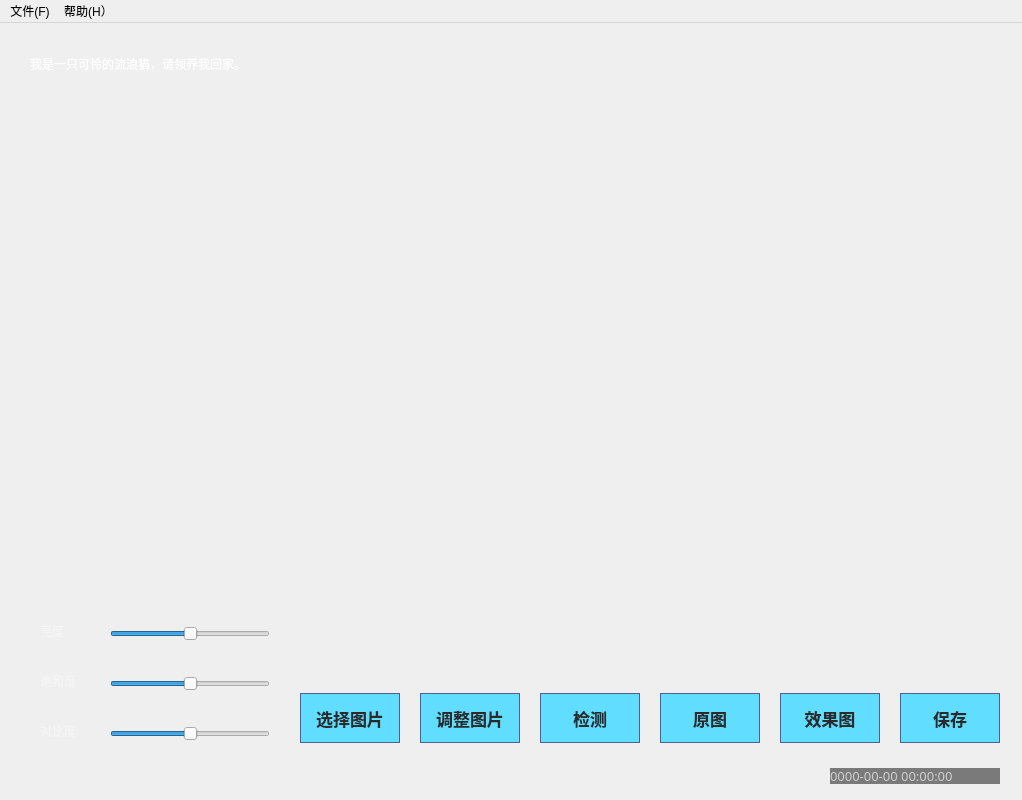
<?xml version="1.0" encoding="UTF-8"?>
<ui version="4.0">
 <class>MainWindow</class>
 <widget class="QMainWindow" name="MainWindow">
  <property name="geometry">
   <rect>
    <x>0</x>
    <y>0</y>
    <width>1022</width>
    <height>800</height>
   </rect>
  </property>
  <property name="windowTitle">
   <string>MainWindow</string>
  </property>
  <property name="toolTip">
   <string/>
  </property>
  <property name="styleSheet">
   <string notr="true">font: 75 10pt &quot;宋体&quot;;

</string>
  </property>
  <widget class="QWidget" name="centralWidget">
   <widget class="QLabel" name="timeLabel">
    <property name="geometry">
     <rect>
      <x>830</x>
      <y>745</y>
      <width>170</width>
      <height>16</height>
     </rect>
    </property>
    <property name="font">
     <font>
      <family>宋体</family>
      <pointsize>10</pointsize>
      <weight>9</weight>
      <italic>false</italic>
      <bold>false</bold>
     </font>
    </property>
    <property name="styleSheet">
     <string notr="true">color: rgb(241, 241, 241, 180);
background-color: rgb(0, 0, 0, 125);</string>
    </property>
    <property name="text">
     <string>0000-00-00 00:00:00</string>
    </property>
   </widget>
   <widget class="QPushButton" name="setBtn">
    <property name="enabled">
     <bool>true</bool>
    </property>
    <property name="geometry">
     <rect>
      <x>830</x>
      <y>20</y>
      <width>36</width>
      <height>36</height>
     </rect>
    </property>
    <property name="toolTip">
     <string>设置</string>
    </property>
    <property name="autoFillBackground">
     <bool>false</bool>
    </property>
    <property name="styleSheet">
     <string notr="true">background: transparent;
border: transparent;</string>
    </property>
    <property name="text">
     <string/>
    </property>
    <property name="icon">
     <iconset>
      <normaloff>Icons/setting.png</normaloff>Icons/setting.png</iconset>
    </property>
    <property name="iconSize">
     <size>
      <width>35</width>
      <height>35</height>
     </size>
    </property>
    <property name="checkable">
     <bool>true</bool>
    </property>
    <property name="autoRepeat">
     <bool>true</bool>
    </property>
    <property name="autoDefault">
     <bool>false</bool>
    </property>
   </widget>
   <widget class="QPushButton" name="helpBtn">
    <property name="geometry">
     <rect>
      <x>930</x>
      <y>20</y>
      <width>36</width>
      <height>36</height>
     </rect>
    </property>
    <property name="toolTip">
     <string>帮助</string>
    </property>
    <property name="autoFillBackground">
     <bool>false</bool>
    </property>
    <property name="styleSheet">
     <string notr="true">background: transparent;
border: transparent;</string>
    </property>
    <property name="text">
     <string/>
    </property>
    <property name="icon">
     <iconset>
      <normaloff>Icons/help.png</normaloff>Icons/help.png</iconset>
    </property>
    <property name="iconSize">
     <size>
      <width>35</width>
      <height>35</height>
     </size>
    </property>
    <property name="checkable">
     <bool>true</bool>
    </property>
    <property name="autoRepeat">
     <bool>true</bool>
    </property>
    <property name="autoDefault">
     <bool>false</bool>
    </property>
   </widget>
   <widget class="QPushButton" name="musicBtn">
    <property name="geometry">
     <rect>
      <x>880</x>
      <y>20</y>
      <width>36</width>
      <height>36</height>
     </rect>
    </property>
    <property name="toolTip">
     <string>音乐</string>
    </property>
    <property name="autoFillBackground">
     <bool>false</bool>
    </property>
    <property name="styleSheet">
     <string notr="true">background: transparent;
border: transparent;</string>
    </property>
    <property name="text">
     <string/>
    </property>
    <property name="icon">
     <iconset>
      <normaloff>Icons/music.png</normaloff>Icons/music.png</iconset>
    </property>
    <property name="iconSize">
     <size>
      <width>35</width>
      <height>35</height>
     </size>
    </property>
    <property name="checkable">
     <bool>true</bool>
    </property>
    <property name="autoRepeat">
     <bool>true</bool>
    </property>
    <property name="autoDefault">
     <bool>false</bool>
    </property>
   </widget>
   <widget class="QPushButton" name="balanceBtn">
    <property name="geometry">
     <rect>
      <x>420</x>
      <y>670</y>
      <width>100</width>
      <height>50</height>
     </rect>
    </property>
    <property name="styleSheet">
     <string notr="true">QPushButton{
	height:40px;
	border:1px solid #4e6096;
	background-color: rgb(155, 255, 189);
	color:#2a2a2a;
	background-color:#61ddff;
	font-family:&quot;微软雅黑&quot;;
	font-size:17px;
	font-weight:bold;
	-moz-border-radius:10px;
}
QPushButton:hover{
	background-color:#2e9eff;
	border:1px solid #1569bd;
	color:#ecff3d;
}</string>
    </property>
    <property name="text">
     <string>调整图片</string>
    </property>
   </widget>
   <widget class="QPushButton" name="selectBtn">
    <property name="geometry">
     <rect>
      <x>300</x>
      <y>670</y>
      <width>100</width>
      <height>50</height>
     </rect>
    </property>
    <property name="styleSheet">
     <string notr="true">QPushButton{
	height:40px;
	border:1px solid #4e6096;
	background-color: rgb(155, 255, 189);
	color:#2a2a2a;
	background-color:#61ddff;
	font-family:&quot;微软雅黑&quot;;
	font-size:17px;
	font-weight:bold;
	-moz-border-radius:10px;
}
QPushButton:hover{
	background-color:#2e9eff;
	border:1px solid #1569bd;
	color:#ecff3d;
}</string>
    </property>
    <property name="text">
     <string>选择图片</string>
    </property>
   </widget>
   <widget class="QPushButton" name="saveBtn">
    <property name="geometry">
     <rect>
      <x>900</x>
      <y>670</y>
      <width>100</width>
      <height>50</height>
     </rect>
    </property>
    <property name="styleSheet">
     <string notr="true">QPushButton{
	height:40px;
	border:1px solid #4e6096;
	background-color: rgb(155, 255, 189);
	color:#2a2a2a;
	background-color:#61ddff;
	font-family:&quot;微软雅黑&quot;;
	font-size:17px;
	font-weight:bold;
	-moz-border-radius:10px;
}
QPushButton:hover{
	background-color:#2e9eff;
	border:1px solid #1569bd;
	color:#ecff3d;
}</string>
    </property>
    <property name="text">
     <string>保存</string>
    </property>
   </widget>
   <widget class="QPushButton" name="effectBtn">
    <property name="geometry">
     <rect>
      <x>780</x>
      <y>670</y>
      <width>100</width>
      <height>50</height>
     </rect>
    </property>
    <property name="styleSheet">
     <string notr="true">QPushButton{
	height:40px;
	border:1px solid #4e6096;
	background-color: rgb(155, 255, 189);
	color:#2a2a2a;
	background-color:#61ddff;
	font-family:&quot;微软雅黑&quot;;
	font-size:17px;
	font-weight:bold;
	-moz-border-radius:10px;
}
QPushButton:hover{
	background-color:#2e9eff;
	border:1px solid #1569bd;
	color:#ecff3d;
}</string>
    </property>
    <property name="text">
     <string>效果图</string>
    </property>
   </widget>
   <widget class="QPushButton" name="originBtn">
    <property name="geometry">
     <rect>
      <x>660</x>
      <y>670</y>
      <width>100</width>
      <height>50</height>
     </rect>
    </property>
    <property name="styleSheet">
     <string notr="true">QPushButton{
	height:40px;
	border:1px solid #4e6096;
	background-color: rgb(155, 255, 189);
	color:#2a2a2a;
	background-color:#61ddff;
	font-family:&quot;微软雅黑&quot;;
	font-size:17px;
	font-weight:bold;
	-moz-border-radius:10px;
}
QPushButton:hover{
	background-color:#2e9eff;
	border:1px solid #1569bd;
	color:#ecff3d;
}</string>
    </property>
    <property name="text">
     <string>原图</string>
    </property>
   </widget>
   <widget class="QPushButton" name="detectBtn">
    <property name="geometry">
     <rect>
      <x>540</x>
      <y>670</y>
      <width>100</width>
      <height>50</height>
     </rect>
    </property>
    <property name="styleSheet">
     <string notr="true">QPushButton{
	height:40px;
	border:1px solid #4e6096;
	background-color: rgb(155, 255, 189);
	color:#2a2a2a;
	background-color:#61ddff;
	font-family:&quot;微软雅黑&quot;;
	font-size:17px;
	font-weight:bold;
	-moz-border-radius:10px;
}
QPushButton:hover{
	background-color:#2e9eff;
	border:1px solid #1569bd;
	color:#ecff3d;
}</string>
    </property>
    <property name="text">
     <string>检测</string>
    </property>
   </widget>
   <widget class="QLabel" name="brightLabel">
    <property name="geometry">
     <rect>
      <x>40</x>
      <y>600</y>
      <width>50</width>
      <height>16</height>
     </rect>
    </property>
    <property name="styleSheet">
     <string notr="true">color: rgb(244, 244, 244);</string>
    </property>
    <property name="text">
     <string>亮度</string>
    </property>
   </widget>
   <widget class="QLabel" name="saturatLabel">
    <property name="geometry">
     <rect>
      <x>40</x>
      <y>650</y>
      <width>50</width>
      <height>15</height>
     </rect>
    </property>
    <property name="styleSheet">
     <string notr="true">color: rgb(244, 244, 244);</string>
    </property>
    <property name="text">
     <string>饱和度</string>
    </property>
   </widget>
   <widget class="QLabel" name="contrastLabel">
    <property name="geometry">
     <rect>
      <x>40</x>
      <y>700</y>
      <width>50</width>
      <height>15</height>
     </rect>
    </property>
    <property name="styleSheet">
     <string notr="true">color: rgb(244, 244, 244);</string>
    </property>
    <property name="text">
     <string>对比度</string>
    </property>
   </widget>
   <widget class="QSlider" name="brightSlider">
    <property name="enabled">
     <bool>true</bool>
    </property>
    <property name="geometry">
     <rect>
      <x>110</x>
      <y>600</y>
      <width>160</width>
      <height>22</height>
     </rect>
    </property>
    <property name="cursor">
     <cursorShape>ArrowCursor</cursorShape>
    </property>
    <property name="mouseTracking">
     <bool>false</bool>
    </property>
    <property name="focusPolicy">
     <enum>Qt::StrongFocus</enum>
    </property>
    <property name="contextMenuPolicy">
     <enum>Qt::DefaultContextMenu</enum>
    </property>
    <property name="autoFillBackground">
     <bool>false</bool>
    </property>
    <property name="sliderPosition">
     <number>50</number>
    </property>
    <property name="orientation">
     <enum>Qt::Horizontal</enum>
    </property>
   </widget>
   <widget class="QSlider" name="saturatSlider">
    <property name="geometry">
     <rect>
      <x>110</x>
      <y>650</y>
      <width>160</width>
      <height>22</height>
     </rect>
    </property>
    <property name="sliderPosition">
     <number>50</number>
    </property>
    <property name="orientation">
     <enum>Qt::Horizontal</enum>
    </property>
   </widget>
   <widget class="QSlider" name="contrastSlider">
    <property name="geometry">
     <rect>
      <x>110</x>
      <y>700</y>
      <width>160</width>
      <height>22</height>
     </rect>
    </property>
    <property name="sliderPosition">
     <number>50</number>
    </property>
    <property name="orientation">
     <enum>Qt::Horizontal</enum>
    </property>
   </widget>
   <widget class="QLabel" name="backgroundImg">
    <property name="geometry">
     <rect>
      <x>0</x>
      <y>0</y>
      <width>1021</width>
      <height>781</height>
     </rect>
    </property>
    <property name="styleSheet">
     <string notr="true">color: rgba(255, 255, 255, 240);
font: 12pt &quot;微软雅黑&quot;;








</string>
    </property>
    <property name="text">
     <string/>
    </property>
    <property name="pixmap">
     <pixmap>Images/2.jpeg</pixmap>
    </property>
    <property name="scaledContents">
     <bool>true</bool>
    </property>
    <property name="alignment">
     <set>Qt::AlignLeading|Qt::AlignLeft|Qt::AlignTop</set>
    </property>
    <property name="indent">
     <number>1</number>
    </property>
   </widget>
   <widget class="QLabel" name="imgDisplayLaebl">
    <property name="geometry">
     <rect>
      <x>300</x>
      <y>70</y>
      <width>691</width>
      <height>571</height>
     </rect>
    </property>
    <property name="styleSheet">
     <string notr="true">QLabel{
	color: rgb(240, 240, 240,0);
	font: 18pt &quot;Times New Roman&quot;;
}
QLabel:hover{
	color: rgb(231, 231, 231);
	background-color: rgb(0, 0, 0, 75);
}</string>
    </property>
    <property name="lineWidth">
     <number>2</number>
    </property>
    <property name="text">
     <string>please choose a file</string>
    </property>
    <property name="alignment">
     <set>Qt::AlignCenter</set>
    </property>
   </widget>
   <widget class="QLabel" name="imgInfoLabel">
    <property name="geometry">
     <rect>
      <x>50</x>
      <y>90</y>
      <width>211</width>
      <height>471</height>
     </rect>
    </property>
    <property name="styleSheet">
     <string notr="true">QLabel{
	font: 10pt &quot;微软雅黑&quot;;
	color: rgba(255, 255, 255, 0);
}
QLabel:hover{
	color: rgb(255, 255, 255);
	background-color: rgb(0, 0, 0, 75);
	color: rgb(255, 255, 255);
}</string>
    </property>
    <property name="text">
     <string>图片信息</string>
    </property>
    <property name="alignment">
     <set>Qt::AlignLeading|Qt::AlignLeft|Qt::AlignTop</set>
    </property>
   </widget>
   <widget class="QLabel" name="poetryText">
    <property name="geometry">
     <rect>
      <x>30</x>
      <y>30</y>
      <width>571</width>
      <height>21</height>
     </rect>
    </property>
    <property name="styleSheet">
     <string notr="true">color: rgba(255, 255, 255, 240);
font: 12pt &quot;微软雅黑&quot;;
</string>
    </property>
    <property name="text">
     <string>我是一只可怜的流浪猫，请领养我回家。</string>
    </property>
   </widget>
   <zorder>backgroundImg</zorder>
   <zorder>timeLabel</zorder>
   <zorder>setBtn</zorder>
   <zorder>helpBtn</zorder>
   <zorder>musicBtn</zorder>
   <zorder>balanceBtn</zorder>
   <zorder>selectBtn</zorder>
   <zorder>saveBtn</zorder>
   <zorder>effectBtn</zorder>
   <zorder>originBtn</zorder>
   <zorder>detectBtn</zorder>
   <zorder>brightLabel</zorder>
   <zorder>saturatLabel</zorder>
   <zorder>contrastLabel</zorder>
   <zorder>brightSlider</zorder>
   <zorder>saturatSlider</zorder>
   <zorder>contrastSlider</zorder>
   <zorder>imgDisplayLaebl</zorder>
   <zorder>imgInfoLabel</zorder>
   <zorder>poetryText</zorder>
  </widget>
  <widget class="QMenuBar" name="menuBar">
   <property name="geometry">
    <rect>
     <x>0</x>
     <y>0</y>
     <width>1022</width>
     <height>23</height>
    </rect>
   </property>
   <widget class="QMenu" name="FileMenu">
    <property name="geometry">
     <rect>
      <x>294</x>
      <y>196</y>
      <width>195</width>
      <height>126</height>
     </rect>
    </property>
    <property name="title">
     <string>文件(F)</string>
    </property>
    <addaction name="actionOpen"/>
    <addaction name="actionSave"/>
    <addaction name="actionSaveImg"/>
   </widget>
   <widget class="QMenu" name="HelpMenu">
    <property name="geometry">
     <rect>
      <x>371</x>
      <y>196</y>
      <width>147</width>
      <height>78</height>
     </rect>
    </property>
    <property name="title">
     <string>帮助(H）</string>
    </property>
    <addaction name="actionHelp"/>
   </widget>
   <addaction name="FileMenu"/>
   <addaction name="HelpMenu"/>
  </widget>
  <action name="actionOpen">
   <property name="text">
    <string>打开(O)  ctrl+O</string>
   </property>
   <property name="autoRepeat">
    <bool>true</bool>
   </property>
  </action>
  <action name="actionSave">
   <property name="text">
    <string>保存(S)  ctrl+S</string>
   </property>
  </action>
  <action name="actionSaveImg">
   <property name="text">
    <string>图片另存为(A)</string>
   </property>
   <property name="iconText">
    <string>图片另存为(A)</string>
   </property>
   <property name="toolTip">
    <string>图片另存为(A)</string>
   </property>
  </action>
  <action name="actionA">
   <property name="text">
    <string>音乐</string>
   </property>
  </action>
  <action name="actionHelp">
   <property name="text">
    <string>关于软件</string>
   </property>
  </action>
 </widget>
 <resources>
  <include location="qrc/help.qrc"/>
 </resources>
 <connections/>
</ui>
